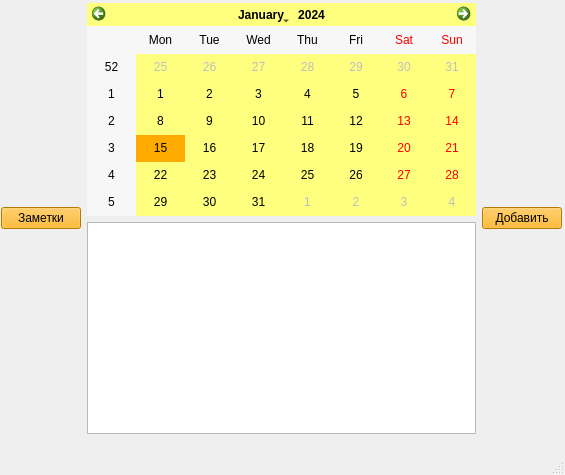
<?xml version="1.0" encoding="UTF-8"?>
<ui version="4.0">
 <class>MainWindow</class>
 <widget class="QMainWindow" name="MainWindow">
  <property name="geometry">
   <rect>
    <x>0</x>
    <y>0</y>
    <width>565</width>
    <height>475</height>
   </rect>
  </property>
  <property name="windowTitle">
   <string>MainWindow</string>
  </property>
  <widget class="QWidget" name="centralwidget">
   <widget class="QWidget" name="horizontalLayoutWidget">
    <property name="geometry">
     <rect>
      <x>1</x>
      <y>3</y>
      <width>561</width>
      <height>431</height>
     </rect>
    </property>
    <layout class="QHBoxLayout" name="horizontalLayout">
     <item>
      <widget class="QPushButton" name="btn_zam">
       <property name="styleSheet">
        <string notr="true">background-color: rgb(255, 170, 0);</string>
       </property>
       <property name="text">
        <string>Заметки</string>
       </property>
      </widget>
     </item>
     <item>
      <layout class="QVBoxLayout" name="verticalLayout">
       <item>
        <widget class="QCalendarWidget" name="calendarWidget">
         <property name="styleSheet">
          <string notr="true">selection-color: rgb(0, 0, 0);
border-right-color: rgb(255, 85, 0);
selection-background-color: rgb(255, 170, 0);
background-color: rgb(255, 255, 127);</string>
         </property>
        </widget>
       </item>
       <item>
        <widget class="QPlainTextEdit" name="plainTextEdit"/>
       </item>
      </layout>
     </item>
     <item>
      <widget class="QPushButton" name="btn_calendar">
       <property name="styleSheet">
        <string notr="true">background-color: rgb(255, 170, 0);</string>
       </property>
       <property name="text">
        <string>Добавить</string>
       </property>
      </widget>
     </item>
    </layout>
   </widget>
  </widget>
  <widget class="QMenuBar" name="menubar">
   <property name="geometry">
    <rect>
     <x>0</x>
     <y>0</y>
     <width>565</width>
     <height>21</height>
    </rect>
   </property>
  </widget>
  <widget class="QStatusBar" name="statusbar"/>
 </widget>
 <resources/>
 <connections/>
</ui>
